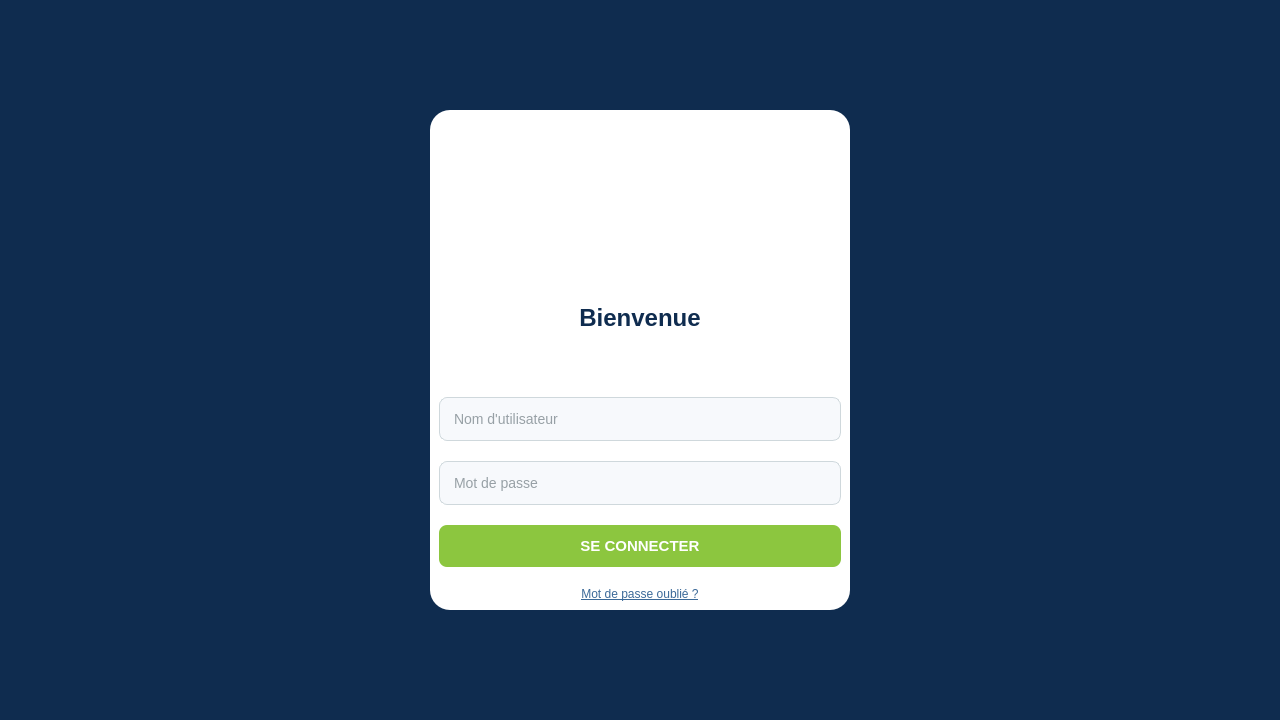
<?xml version="1.0" encoding="UTF-8"?>
<ui version="4.0">
 <class>MainWindow</class>
 <widget class="QMainWindow" name="MainWindow">
  <property name="geometry">
   <rect>
    <x>0</x>
    <y>0</y>
    <width>1280</width>
    <height>720</height>
   </rect>
  </property>
  <property name="windowTitle">
   <string>WasteGuard - Connexion</string>
  </property>
  <property name="styleSheet">
   <string notr="true">
    QMainWindow { background-color: #0f2c4f; }
    QFrame#loginCard { background-color: white; border-radius: 20px; }
    QLineEdit { background-color: #f7f9fc; border: 1px solid #cfd8dc; border-radius: 8px; padding: 12px; color: #37474f; font-size: 14px; }
    QLineEdit:focus { border: 2px solid #3b6998; }
    QLabel#lblTitle { font-size: 24px; font-weight: bold; color: #0f2c4f; }
    QPushButton#btnLogin { background-color: #8cc63f; color: white; font-weight: bold; font-size: 15px; border-radius: 8px; padding: 12px; }
    QPushButton#btnLogin:hover { background-color: #7ab234; }
    QPushButton#btnForgot { color: #3b6998; border: none; background: transparent; font-size: 12px; text-decoration: underline; }
   </string>
  </property>
  <widget class="QWidget" name="centralwidget">
   <layout class="QHBoxLayout" name="horizontalLayout">
    <item>
     <spacer name="horizontalSpacer_left">
      <property name="orientation">
       <enum>Qt::Orientation::Horizontal</enum>
      </property>
      <property name="sizeHint" stdset="0">
       <size>
        <width>0</width>
        <height>0</height>
       </size>
      </property>
     </spacer>
    </item>
    <item>
     <layout class="QVBoxLayout" name="mainVerticalLayout">
      <item>
       <spacer name="verticalSpacer_top">
        <property name="orientation">
         <enum>Qt::Orientation::Vertical</enum>
        </property>
        <property name="sizeHint" stdset="0">
         <size>
          <width>0</width>
          <height>0</height>
         </size>
        </property>
       </spacer>
      </item>
      <item>
       <widget class="QFrame" name="loginCard">
        <property name="minimumSize">
         <size>
          <width>400</width>
          <height>500</height>
         </size>
        </property>
        <layout class="QVBoxLayout" name="cardLayout">
         <property name="spacing">
          <number>20</number>
         </property>
         <item>
          <widget class="QLabel" name="lblLogo">
           <property name="minimumSize">
            <size>
             <width>120</width>
             <height>120</height>
            </size>
           </property>
           <property name="text">
            <string/>
           </property>
           <property name="pixmap">
            <pixmap resource="logo.qrc">:/logo.png</pixmap>
           </property>
           <property name="scaledContents">
            <bool>true</bool>
           </property>
           <property name="alignment">
            <set>Qt::AlignmentFlag::AlignCenter</set>
           </property>
          </widget>
         </item>
         <item>
          <widget class="QLabel" name="lblTitle">
           <property name="text">
            <string>Bienvenue</string>
           </property>
           <property name="alignment">
            <set>Qt::AlignmentFlag::AlignCenter</set>
           </property>
          </widget>
         </item>
         <item>
          <widget class="QLineEdit" name="txtUser">
           <property name="placeholderText">
            <string>Nom d'utilisateur</string>
           </property>
          </widget>
         </item>
         <item>
          <widget class="QLineEdit" name="txtPass">
           <property name="echoMode">
            <enum>QLineEdit::EchoMode::Password</enum>
           </property>
           <property name="placeholderText">
            <string>Mot de passe</string>
           </property>
          </widget>
         </item>
         <item>
          <widget class="QPushButton" name="btnLogin">
           <property name="cursor">
            <cursorShape>PointingHandCursor</cursorShape>
           </property>
           <property name="text">
            <string>SE CONNECTER</string>
           </property>
          </widget>
         </item>
         <item>
          <widget class="QPushButton" name="btnForgot">
           <property name="text">
            <string>Mot de passe oublié ?</string>
           </property>
          </widget>
         </item>
        </layout>
       </widget>
      </item>
      <item>
       <spacer name="verticalSpacer_bottom">
        <property name="orientation">
         <enum>Qt::Orientation::Vertical</enum>
        </property>
        <property name="sizeHint" stdset="0">
         <size>
          <width>0</width>
          <height>0</height>
         </size>
        </property>
       </spacer>
      </item>
     </layout>
    </item>
    <item>
     <spacer name="horizontalSpacer_right">
      <property name="orientation">
       <enum>Qt::Orientation::Horizontal</enum>
      </property>
      <property name="sizeHint" stdset="0">
       <size>
        <width>0</width>
        <height>0</height>
       </size>
      </property>
     </spacer>
    </item>
   </layout>
  </widget>
 </widget>
 <resources>
  <include location="logo.qrc"/>
 </resources>
 <connections/>
</ui>
